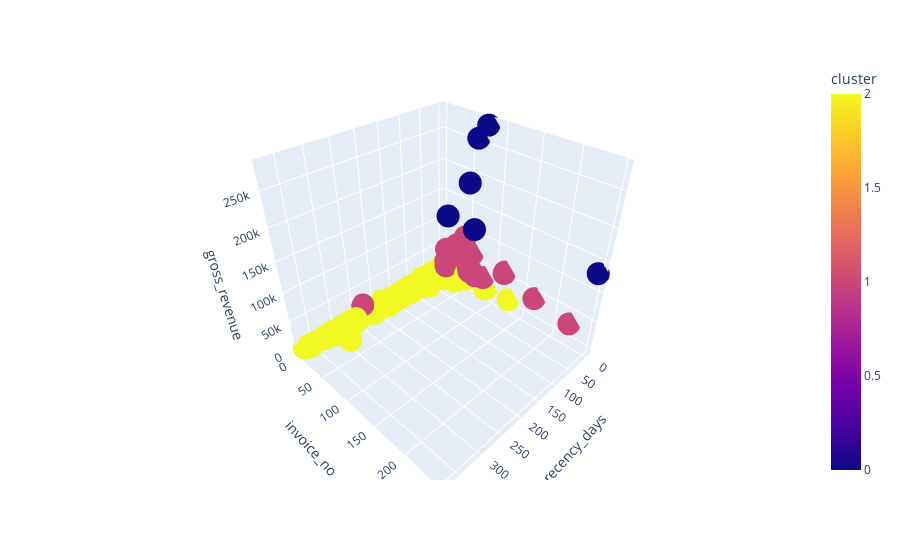

The notebook cell this image was saved under:
### Code cell
fig = px.scatter_3d( df9, x='recency_days', y='invoice_no', z='gross_revenue', color='cluster' )
fig.show()

### Figure 1 — Plotly figure (JSON) as saved in the notebook; plotly's stock layout.template omitted (floating-point values rounded to 4 significant figures; data arrays with more than 128 entries replaced by an {"elided": "..."} marker saying what was removed)
{"data": [{"hovertemplate": "recency_days=%{x}<br>invoice_no=%{y}<br>gross_revenue=%{z}<br>cluster=%{marker.color}<extra></extra>", "legendgroup": "", "marker": {"color": {"elided": "4372 int values"}, "coloraxis": "coloraxis", "symbol": "circle"}, "mode": "markers", "name": "", "scene": "scene", "showlegend": false, "type": "scatter3d", "x": {"elided": "4372 int values"}, "y": {"elided": "4372 int values"}, "z": {"elided": "4372 float values"}}], "layout": {"coloraxis": {"colorbar": {"title": {"text": "cluster"}}, "colorscale": [[0, "#0d0887"], [0.1111, "#46039f"], [0.2222, "#7201a8"], [0.3333, "#9c179e"], [0.4444, "#bd3786"], [0.5556, "#d8576b"], [0.6667, "#ed7953"], [0.7778, "#fb9f3a"], [0.8889, "#fdca26"], [1, "#f0f921"]]}, "legend": {"tracegroupgap": 0}, "margin": {"t": 60}, "scene": {"domain": {"x": [0, 1], "y": [0, 1]}, "xaxis": {"title": {"text": "recency_days"}}, "yaxis": {"title": {"text": "invoice_no"}}, "zaxis": {"title": {"text": "gross_revenue"}}}}}
